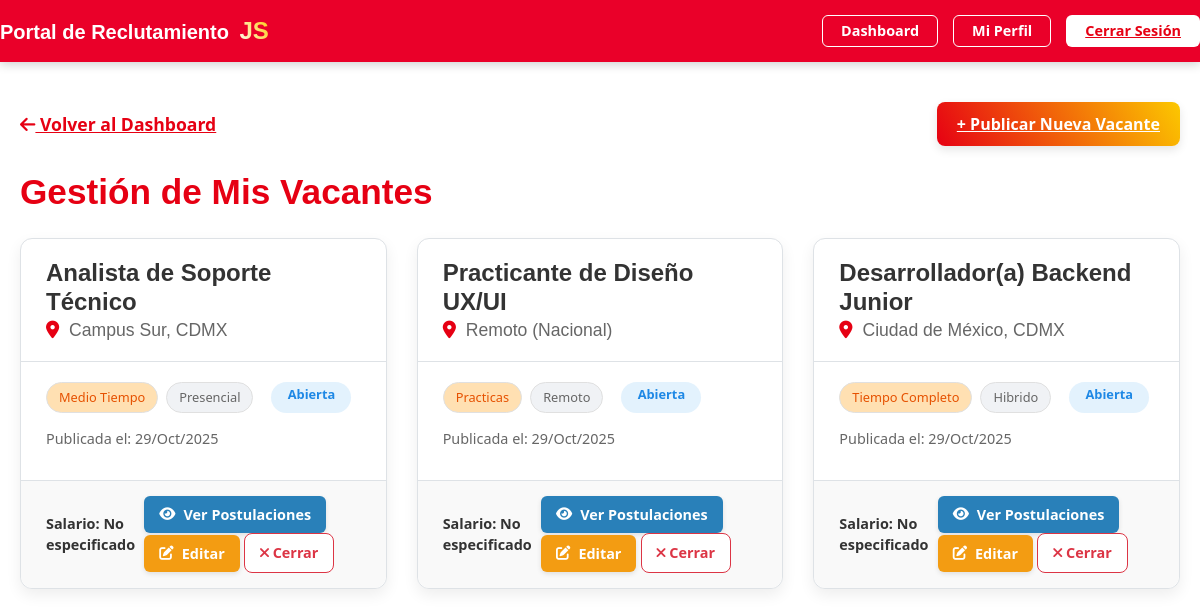
Before: /Justo-Sierra/companies/gestion_vacantes.php (signed in) with the older database file.
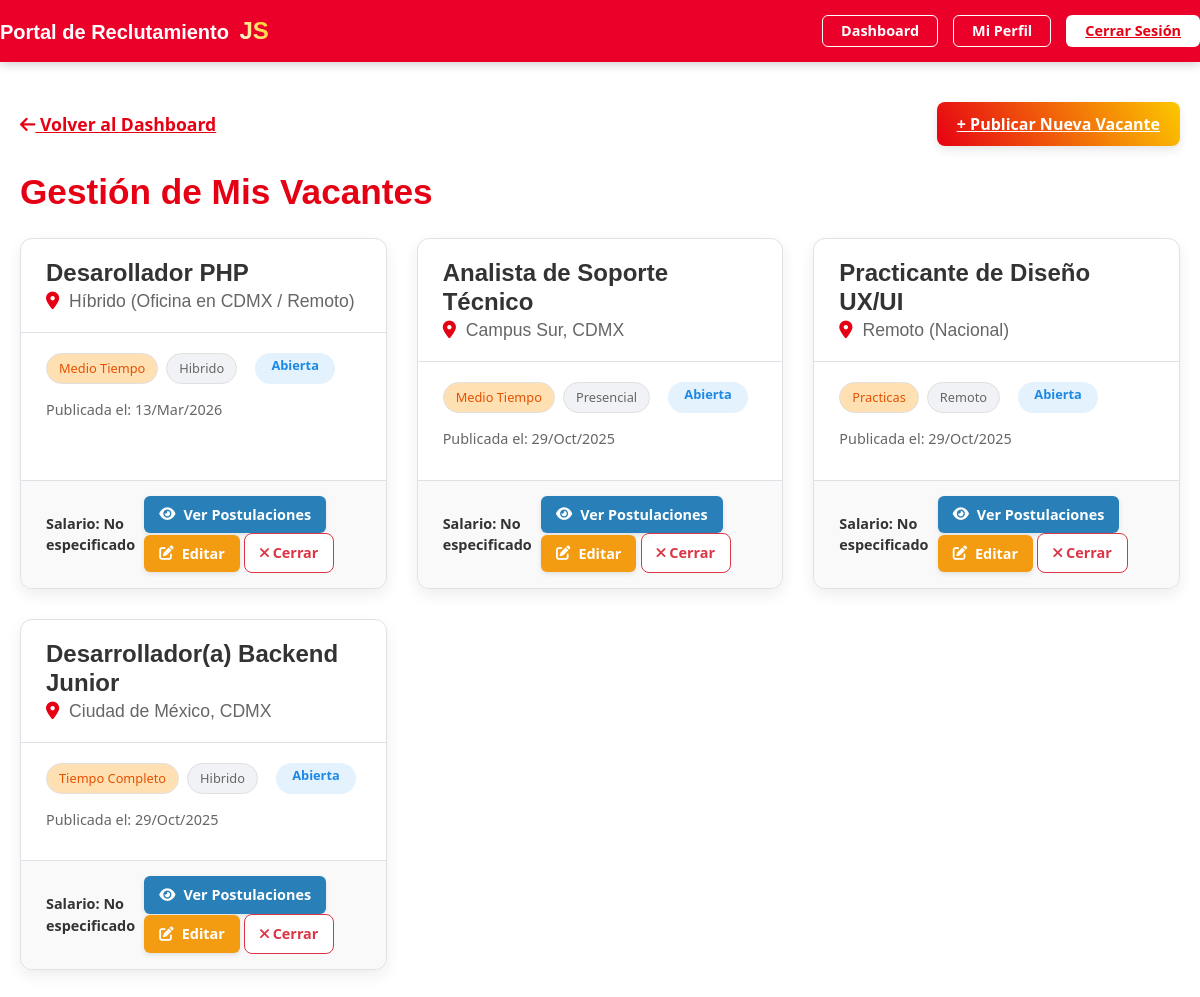
After: the same page with the newer database file.
### tables this page shows
CREATE TABLE `vacantes` (
  `id_vacante` int(11) NOT NULL,
  `id_empresa` int(11) NOT NULL,
  `titulo` varchar(255) NOT NULL,
  `descripcion` text NOT NULL,
  `tipo_contrato` enum('tiempo_completo','medio_tiempo','practicas','temporal','proyecto') NOT NULL,
  `modalidad` enum('presencial','remoto','hibrido') NOT NULL,
  `salario_ofrecido` decimal(10,2) DEFAULT NULL,
  `ubicacion` varchar(255) DEFAULT NULL,
  `estado` enum('abierta','cerrada') DEFAULT 'abierta',
  `fecha_publicacion` timestamp NOT NULL DEFAULT current_timestamp()
);

### Justo-Sierra/companies/gestion_vacantes.php (the view, shortened to what the changed rows need)
<?php
function formatear_tag($texto) {
    $formato = str_replace('_', ' ', $texto);
    return ucwords($formato);
}
$id_empresa = $_SESSION['id_empresa'];
$vacantes = [];
try {
    $sql = "SELECT id_vacante, titulo, ubicacion, estado, tipo_contrato, modalidad, salario_ofrecido, fecha_publicacion
            FROM vacantes
            WHERE id_empresa = :id_empresa
            ORDER BY fecha_publicacion DESC";
    $stmt = $conexion->prepare($sql);
    $stmt->bindParam(':id_empresa', $id_empresa, PDO::PARAM_INT);
    $stmt->execute();
    $vacantes = $stmt->fetchAll(PDO::FETCH_ASSOC);
} catch (PDOException $e) {
    error_log("Error de BD en Gestion Vacantes: " . $e->getMessage());
    $error_bd = "Error al cargar las vacantes. Intente de nuevo más tarde. (Detalle: " . $e->getMessage() . ")";
}
?>
<!DOCTYPE html>
<html lang="es">
<head>
    <link rel="stylesheet" href="../assets/css/style.css">
    <link href="https://cdn.jsdelivr.net/npm/bootstrap@5.3.3/dist/css/bootstrap.min.css" rel="stylesheet">
    <link rel="stylesheet" href="https://cdnjs.cloudflare.com/ajax/libs/font-awesome/6.0.0-beta3/css/all.min.css">
</head>
<body>
    <div class="dashboard-container">
        <h1 style="text-align: left; margin-top: 0; font-size: 2.2rem; color: var(--color-js-rojo-principal) !important; font-weight: 700;">
            Gestión de Mis Vacantes
        </h1>
        <?php if (count($vacantes) > 0): ?>
            <div class="job-list">
                <?php foreach ($vacantes as $vacante): ?>
                    <div class="job-card">
                        <div class="job-card-header">
                            <h2 style="font-size: 1.5rem; margin-bottom: 3px; color: var(--color-texto-principal);">
                                <?php echo htmlspecialchars($vacante['titulo']); ?>
                            </h2>
                            <h3 style="font-size: 1.1rem; color: var(--color-texto-secundario); font-weight: 500;">
                                <i class="fas fa-map-marker-alt" style="margin-right: 5px; color: var(--color-js-rojo-principal);"></i>
                                <?php echo htmlspecialchars($vacante['ubicacion']); ?>
                            </h3>
                        </div>
                        <div class="job-card-body">
                            <div class="job-card-tags" style="margin-bottom: 15px;">
                                <span class="tag tag-contrato">
                                    <?php echo formatear_tag($vacante['tipo_contrato']); ?>
                                </span>
                                <span class="tag">
                                    <?php echo formatear_tag($vacante['modalidad']); ?>
                                </span>
                                <?php
                                    $estado = htmlspecialchars($vacante['estado']);
                                    $clase_estado = ($estado === 'abierta') ? 'status-enviada' : 'status-rechazada';
                                    echo "<span class='status-badge {$clase_estado}' style='margin-left: 10px;'>{$estado}</span>";
                                ?>
                            </div>
                            <p style="font-size: 0.9rem; color: var(--color-texto-secundario);">
                                Publicada el: <?php echo date('d/M/Y', strtotime($vacante['fecha_publicacion'])); ?>
                            </p>
                        </div>
                        <div class="job-card-footer">
                            <span style="font-weight: 600; color: var(--color-texto-principal);">
                                Salario:
                                <?php echo !empty($vacante['salario_ofrecido']) && $vacante['salario_ofrecido'] > 0 ? '$' . number_format($vacante['salario_ofrecido'], 2) : 'No especificado'; ?>
                            </span>
                            <div class="table-actions-group">
                                <a href="ver_postulaciones.php?id_vacante=<?php echo $vacante['id_vacante']; ?>"
                                   class="boton-principal-sm" style="background: #2980b9;">
                                    <i class="fas fa-eye"></i> Ver Postulaciones
                                </a>
                                <a href="publicar_vacante.php?id=<?php echo $vacante['id_vacante']; ?>"
                                   class="boton-principal-sm" style="background: #f39c12;">
                                    <i class="fas fa-edit"></i> Editar
                                </a>
                                <?php if ($vacante['estado'] === 'abierta'): ?>
                                    <a href="procesar_empresa.php?action=cerrar&id_vacante=<?php echo $vacante['id_vacante']; ?>"
                                       class="btn-secundario-form"
                                       style="padding: 8px 15px; font-size: 0.9rem; border-color: var(--color-error); color: var(--color-error);"
                                       onclick="return confirm('¿Está seguro de que desea cerrar esta vacante?');">
                                        <i class="fas fa-times"></i> Cerrar
                                    </a>
                                <?php endif; ?>
                            </div>
                        </div>
                    </div>
                <?php endforeach; ?>
            </div>
        <?php endif; ?>
    </div>
</body>
</html>

Changed rows visible on the page:
added vacantes: titulo "Desarollador PHP", ubicacion "Híbrido (Oficina en CDMX / Remoto)", tipo_contrato "Medio Tiempo", modalidad "Hibrido", estado "Abierta", fecha_publicacion "13/Mar/2026", shows "No especificado"
